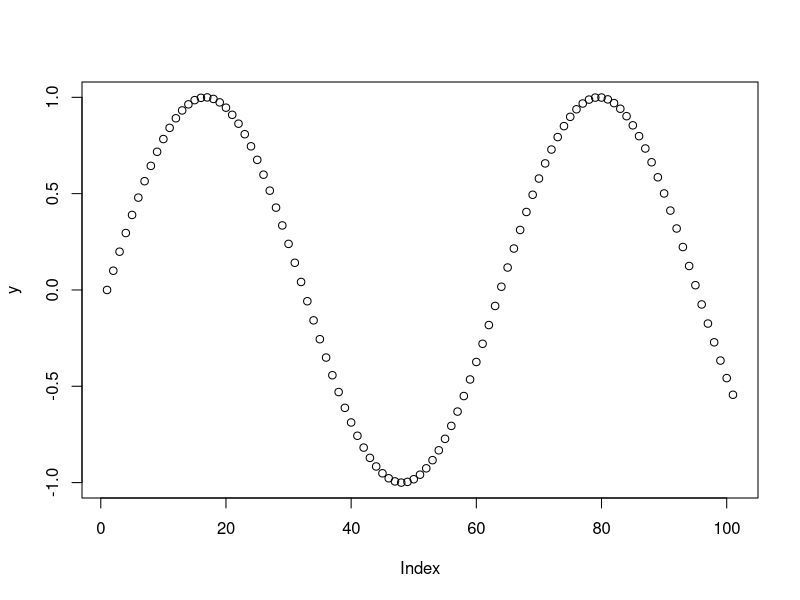
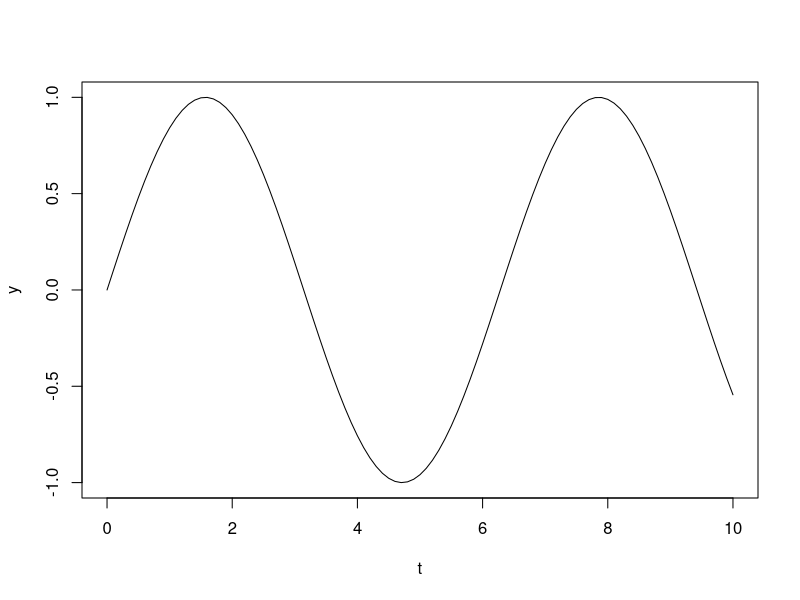

These charts were generated, in order, by the following R code:
# **************************************************************#
# R/Rstudio Practical Week 1 
# 21 Sept 2017
# Instructor: Paul Clough
# **************************************************************#


# **************************************************************#
# First examples in R
# **************************************************************#


2+3 # simple addition

1:5 # create a sequence of numbers from 1 to 5 in increments of 1
seq(1,5) # produces the same as above
seq(from=1, to=5) # the same as above but specifying the names of arguments
seq(from=1, to=5, by=2) # the same but this time we can specify how many to increment by

x<-2+3 # assign addition to variable x
x<-(3+4) # another additio bu including parentheses
y<-(2*3)+4 # assign calculation to y
z<-x+y # we can now do things with the variables, such as add their values

# Exercise: see what other basic operators are available: 
# http://www.dummies.com/programming/r/how-to-do-basic-arithmetic-in-r/


# **************************************************************#
# Functions
# **************************************************************#

# R comes with many in-built functions (and we can load more via packages).
# We've already used seq() before

myseq<-seq(1,10) # create sequence of numbers from 1 to 10 (increment of 1)
sum(myseq) # now add together the numbers of the vector myseq
?sum # look at the help for the sum() function
sum(1:10) # add the sequence of numbers 1 to 10
sum(seq(1,10)) # the same as above

# Exercise: Try calculating the mean value of myseq manually and using the mean() function
mean(myseq) # 5.5

# Exercise: Find out what other basic built-in maths functions are available:
# http://www.statmethods.net/management/functions.html

t<-seq(from=0, to=10, by=0.1) # produce a sequence of numbers (x values)
y<-sin(t) # compute sin() of each value (y values)
plot(y) # plot x and y values (in this case x is just a numeric value)

plot(x=t, y=y, type="l") # make the graph prettier and use argument names


# You can also create your own functions
f<-function(x) x/(1-x) # this is our own function
f(2)
f(4)


# **************************************************************#
# Classes/modes of variables and objects
# **************************************************************#

class(3.14) # can also use the mode() function
class("hello")
class(f)


# **************************************************************#
# Vectors
# **************************************************************#

x<-c(1.2, 2.3, 0.2, 1.1) # this creates a vector of 4 elements and assigns to variable x

class(x)
length(x)
str(x) # type of vector then dimensions (and indices) then the values

x[1]
x[4]

# Exercise: What happens if you try and access an element outside of the length of the 
# vector (e.g. index position 10)? Note: NA means Not Available
x[10] # returns NA

x[1:2]
x[c(1,2)]

x[-1] # everything except the first value
x[-2] # everything except the second value

x[1]<-1.0 # assign new value to first element in vector

x[x>2] # return subset of x where all values > 2

# Operators are vectorised - this means the operator is applied to each element
x.doubled <-x*2 # this multiplies every element in x by 2 (called vectorisation)

# Exercise: can you square each value in x and assign it to x.squared?
x.squared <-x*x

mean(x)
summary(x)

sort(x)
sort(x, decreasing=TRUE)
append(x, 5.2)
append(x, c(5.2, 7.3))
x<-append(x, c(5.2, 7.3))

# Exercise: Compute the mean value of the updated vector x and check its length.
mean(x) # 3.6875
length(x) # 8

name<-c("Tom", "Dick", "Harry")
str(name) # type of vector then dimensions (and indices) then the values

names(name)=c("One", "Two", "Three")
name[1]
name["One"]


typeof(name)
class(name)
str(name) 

# Exercise: Can you select the first and third elements from the names vector?
name[c(1,3)]
name[c("One", "Three")]

# Exercise: create a named vector with the number of days in each month.
# How many days are there in a year? Which month has the least number of days?

days<-c(31,28,31,30,31,30,31,31,30,31,30,31) # this is for a non-leap year
names(days)=c("Jan", "Feb", "Mar", "Apr", "May", "Jun", "Jul", "Aug", "Sep", "Oct", "Nov", "Dec")
sum(days) # 365
min(days)
days[days==min(days)]

# Now have a go at this tutorial: 
# http://www.r-tutor.com/r-introduction/vector



# **************************************************************#
# Matrices
# **************************************************************#

A = matrix(
c(2, 4, 3, 1, 5, 7), # the data elements 
nrow=2,              # number of rows 
ncol=3,              # number of columns 
byrow = TRUE)        # fill matrix by rows 

p<- matrix(c(1,2,3,4,5,6), nrow=2)
r<-matrix(c(1,3,2,4,5,6), ncol=2) 

p[1,2] # entry in row 1 and column 2
p[1,] # return row 1 and all columns
p[,1] # return all rows for column 1
p*2
sum(p[1,]) # sum values in the first row
sum(p[,1]) # sum values in the first column

sum(p[,1]) + sum(p[1,]) # add totals of first row and first column
sum(c(p[,1], p[1,])) # same as the previous line

rownames(p)<-c("Row1","Row2") # set the row names
colnames(p)<-c("Col1", "Col2", "Col3") # set the column names

# Exercise: Select the second row in the matrix p using its name ("Row2").
p["Row2",]

colnames(p)<-NULL # reset or remove the column names 
p<-p[,-3]
p<-cbind(p, c(5,6))
p<-rbind(p, c(7,9,11))

# Exercise: Can you add a name for the new row (Row3)?
rownames(p)<-c("Row1","Row2","Row3")

# Exercise: create medal table for Olympics or football stats
# https://www.cbssports.com/olympics/news/2016-rio-olympics-medal-tracker/

medals<- matrix(c(46,37,38,27,23,17,26,18,26), nrow=3, byrow=TRUE)
rownames(medals)<-c("USA", "GBR", "CHN")
colnames(medals)<-c("Gold", "Silver", "Bronze")
sort(medals[,"Bronze"])

# If we had added an additional row/column we could do this
#medals<-medals[,-4] # remove the forth column
#medals<-medals[-4,] # remove the forth row

# Now have a go at this tutorial: 
# http://www.r-tutor.com/r-introduction/matrix


# That's all folks!
